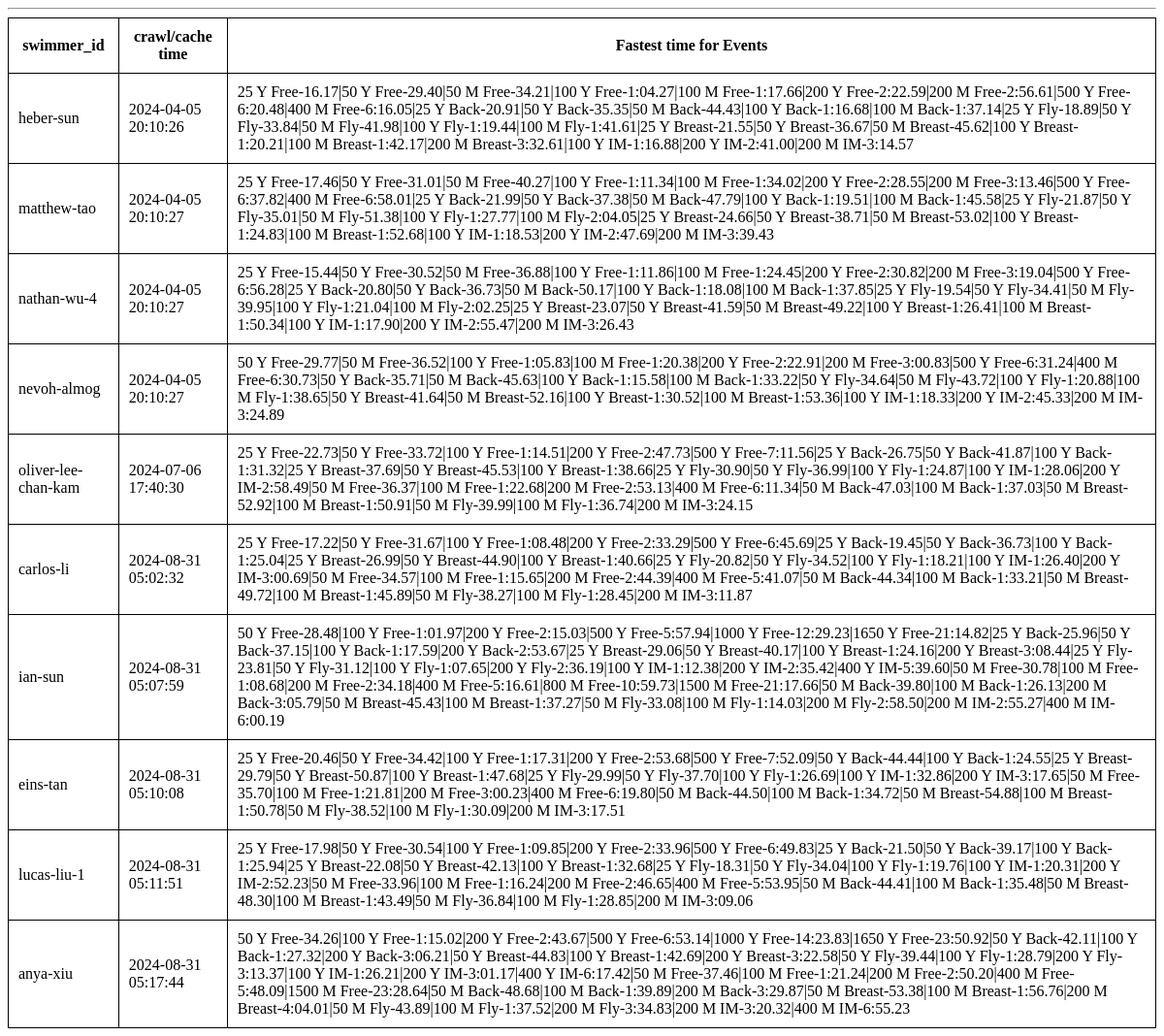
/testdb/, run on an earlier commit of the app's database.
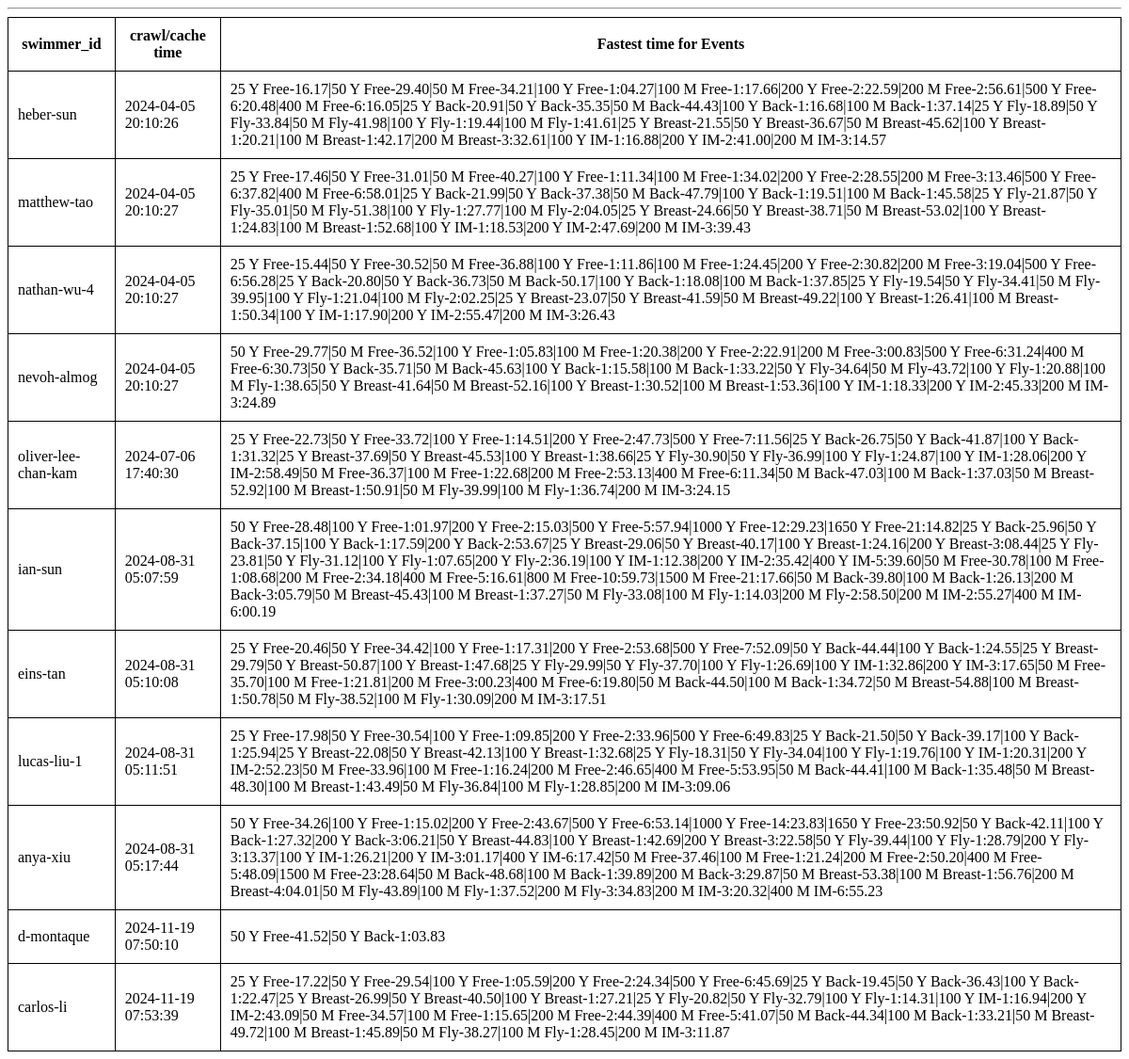
And on a later commit of the database.
### tables this page shows
CREATE TABLE swimmers (
    id TEXT PRIMARY KEY,
    fastest_time TEXT NOT NULL,
    crawl_date TIMESTAMP NOT NULL DEFAULT CURRENT_TIMESTAMP
);

### app.py (the view)
@app.route('/cache/')
@app.route('/cachedb/')
@app.route('/dbcache/')
@app.route('/db/')
@app.route('/testdb/')
def testdb():
  conn = sqlite3.connect('swimmers.db')
  conn.row_factory = sqlite3.Row
  swimmers = conn.execute('SELECT * FROM swimmers').fetchall()
  conn.close()
  return render_template('testdb.html', swimmers=swimmers)

### app.py (called while the page is built)
@app.context_processor
def utility_processor_compare_time():
    def compare_time(time1: str, time2: str) -> bool:
      if time1 == '' or time2 == '': return False
      try:
        timeint1 = int(time1.replace(':','').replace('.',''))
        timeint2 = int(time2.replace(':','').replace('.',''))
      except ValueError:
        return False
      return timeint1 < timeint2
    return dict(compare_time=compare_time)

@app.context_processor
def utility_processor_national_time_tool_tip():
    def national_time_tool_tip(timemap:dict, event:str) -> str:
      res = ''
      for standard, map in timemap.items():
        for event_name, time in map.items():
          if event_name == event and time:
            standard = standard.rjust(4, '\u00A0')
            res += f'{standard}:\u00A0{time}\u000A'
      return res.strip()
    return dict(national_time_tool_tip=national_time_tool_tip)

### templates/testdb.html (shortened to what this page needs)
<!DOCTYPE html>
<html lang="en">
<head>
</head>
<body>
    <hr>
    <div class="content">
      {% block content %}
      <table>
      <tr><th>swimmer_id</th><th>crawl/cache time</th><th>Fastest time for Events</th></tr>
      {% for swimmer in swimmers %}
        <tr>
          <td>{{ swimmer['id'] }} </td> <td>{{ swimmer['crawl_date'] }} </td> <td>{{ swimmer['fastest_time'] }} </td>
        </tr>
      {% endfor %}
      </table>
      {% endblock %}
    </div>
</body>
</html>

### templates/testdb.html (style rules this page uses)
table, th, td { border: 1px solid black; border-collapse: collapse; padding: 10px; }

What changed in the data, as far as the page shows it:
added swimmers: id "d-montaque", crawl_date "2024-11-19 07:50:10", fastest_time "50 Y Free-41.52|50 Y Back-1:03.83"
changed swimmers "carlos-li": crawl_date "2024-08-31 05:02:32" → "2024-11-19 07:53:39"; fastest_time "25 Y Free-17.22|50 Y Free-31.67|100 Y Free-1:08.48|200 Y Free-2:33.29|500 Y Free-6:45.69|25 Y Back-19.45|50 Y Back-36.73|100 Y Back-1:25.04|25 Y Breast-26.99|50 Y Breast-44.90|100 Y Breast-1:40.66|25 Y Fly-20.82|50 Y Fly-34.52|100 Y Fly-1:18.21|100 Y IM-1:26.40|200 Y IM-3:00.69|50 M Free-34.57|100 M Free-1:15.65|200…" → "25 Y Free-17.22|50 Y Free-29.54|100 Y Free-1:05.59|200 Y Free-2:24.34|500 Y Free-6:45.69|25 Y Back-19.45|50 Y Back-36.43|100 Y Back-1:22.47|25 Y Breast-26.99|50 Y Breast-40.50|100 Y Breast-1:27.21|25 Y Fly-20.82|50 Y Fly-32.79|100 Y Fly-1:14.31|100 Y IM-1:16.94|200 Y IM-2:43.09|50 M Free-34.57|100 M Free-1:15.65|200…"; moves down the list
